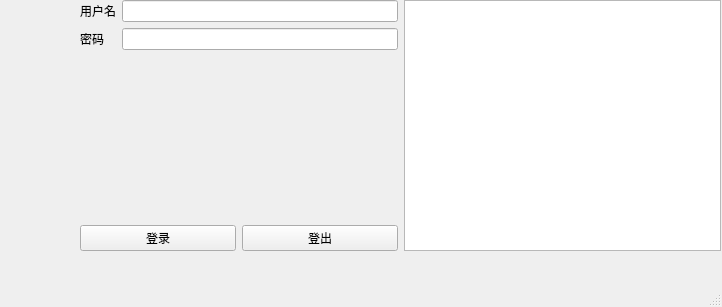
<?xml version="1.0" encoding="UTF-8"?>
<ui version="4.0">
 <class>MainWindow</class>
 <widget class="QMainWindow" name="MainWindow">
  <property name="geometry">
   <rect>
    <x>0</x>
    <y>0</y>
    <width>722</width>
    <height>307</height>
   </rect>
  </property>
  <property name="windowTitle">
   <string>MainWindow</string>
  </property>
  <widget class="QWidget" name="centralwidget">
   <widget class="QWidget" name="">
    <property name="geometry">
     <rect>
      <x>80</x>
      <y>0</y>
      <width>641</width>
      <height>251</height>
     </rect>
    </property>
    <layout class="QHBoxLayout" name="horizontalLayout_2">
     <item>
      <layout class="QVBoxLayout" name="verticalLayout">
       <item>
        <layout class="QFormLayout" name="formLayout">
         <item row="0" column="0">
          <widget class="QLabel" name="label">
           <property name="text">
            <string>用户名</string>
           </property>
          </widget>
         </item>
         <item row="0" column="1">
          <widget class="QLineEdit" name="lineEdit"/>
         </item>
         <item row="1" column="0">
          <widget class="QLabel" name="label_2">
           <property name="text">
            <string>密码</string>
           </property>
          </widget>
         </item>
         <item row="1" column="1">
          <widget class="QLineEdit" name="lineEdit_2"/>
         </item>
        </layout>
       </item>
       <item>
        <layout class="QHBoxLayout" name="horizontalLayout">
         <item>
          <widget class="QPushButton" name="pushButton_3">
           <property name="text">
            <string>登录</string>
           </property>
          </widget>
         </item>
         <item>
          <widget class="QPushButton" name="pushButton_4">
           <property name="text">
            <string>登出</string>
           </property>
          </widget>
         </item>
        </layout>
       </item>
      </layout>
     </item>
     <item>
      <widget class="QListWidget" name="listWidget"/>
     </item>
    </layout>
   </widget>
  </widget>
  <widget class="QMenuBar" name="menubar">
   <property name="geometry">
    <rect>
     <x>0</x>
     <y>0</y>
     <width>722</width>
     <height>33</height>
    </rect>
   </property>
  </widget>
  <widget class="QStatusBar" name="statusbar"/>
 </widget>
 <resources/>
 <connections/>
</ui>
